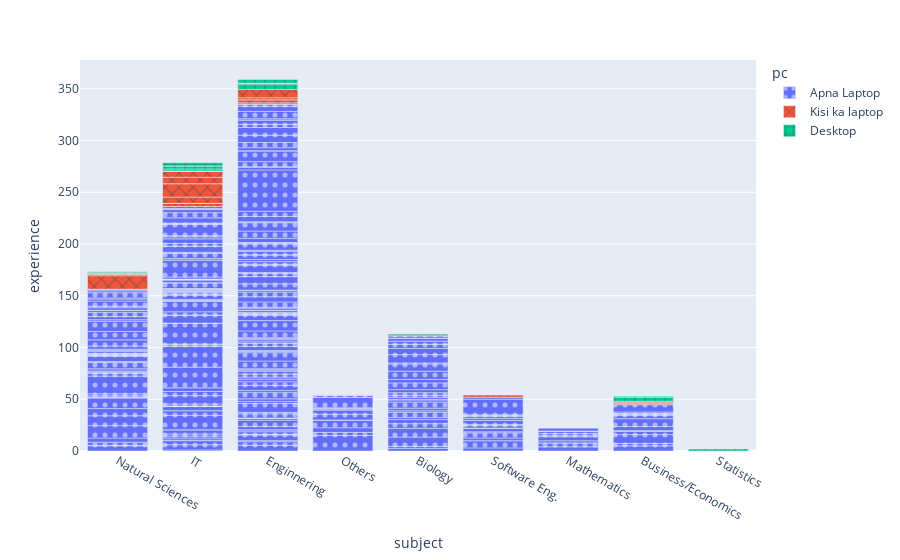

Write notebook code for a chart like this one.
### Code cell
fig = px.bar(df, x="subject", y="experience", color="pc",
             pattern_shape="pc", pattern_shape_sequence=[".", "x", "+"])
fig.show()

### Figure 1 — Plotly figure (JSON) as saved in the notebook; plotly's stock layout.template omitted (floating-point values rounded to 4 significant figures; data arrays with more than 128 entries replaced by an {"elided": "..."} marker saying what was removed)
{"data": [{"alignmentgroup": "True", "hovertemplate": "pc=Apna Laptop<br>subject=%{x}<br>experience=%{y}<extra></extra>", "legendgroup": "Apna Laptop", "marker": {"color": "#636efa", "pattern": {"shape": "."}}, "name": "Apna Laptop", "offsetgroup": "Apna Laptop", "orientation": "v", "showlegend": true, "textposition": "auto", "type": "bar", "x": {"elided": "328 str values"}, "xaxis": "x", "y": {"elided": "328 float values"}, "yaxis": "y"}, {"alignmentgroup": "True", "hovertemplate": "pc=Kisi ka laptop<br>subject=%{x}<br>experience=%{y}<extra></extra>", "legendgroup": "Kisi ka laptop", "marker": {"color": "#EF553B", "pattern": {"shape": "x"}}, "name": "Kisi ka laptop", "offsetgroup": "Kisi ka laptop", "orientation": "v", "showlegend": true, "textposition": "auto", "type": "bar", "x": ["Enginnering", "Business/Economics", "Mathematics", "Others", "IT", "Natural Sciences", "Enginnering", "Others", "IT", "Enginnering", "Natural Sciences", "IT", "Software Eng.", "Natural Sciences", "Business/Economics", "Enginnering", "IT", "IT", "IT", "Enginnering", "Others", "Business/Economics", "Business/Economics", "IT", "Enginnering", "IT", "Others"], "xaxis": "x", "y": [0, 1, 0, 0, 3, 13, 1.3, 0, 0, 3, 1.3, 0, 2, 1, 1, 0, 6, 13, 0, 2, 1, 0, 1.3, 6.2, 8, 6, 0], "yaxis": "y"}, {"alignmentgroup": "True", "hovertemplate": "pc=Desktop<br>subject=%{x}<br>experience=%{y}<extra></extra>", "legendgroup": "Desktop", "marker": {"color": "#00cc96", "pattern": {"shape": "+"}}, "name": "Desktop", "offsetgroup": "Desktop", "orientation": "v", "showlegend": true, "textposition": "auto", "type": "bar", "x": ["IT", "Enginnering", "Enginnering", "Enginnering", "Business/Economics", "Others", "IT", "Natural Sciences", "IT", "Biology", "Enginnering", "Biology", "Natural Sciences", "Enginnering", "IT", "Statistics", "IT", "Business/Economics", "IT", "IT"], "xaxis": "x", "y": [0, 4.5, 1.5, 0, 4, 0, 0, 0.5, 0, 1, 0, 1, 1, 3.5, 2, 2, 3, 1, 0, 3], "yaxis": "y"}], "layout": {"barmode": "relative", "legend": {"title": {"text": "pc"}, "tracegroupgap": 0}, "margin": {"t": 60}, "xaxis": {"anchor": "y", "domain": [0, 1], "title": {"text": "subject"}}, "yaxis": {"anchor": "x", "domain": [0, 1], "title": {"text": "experience"}}}}
